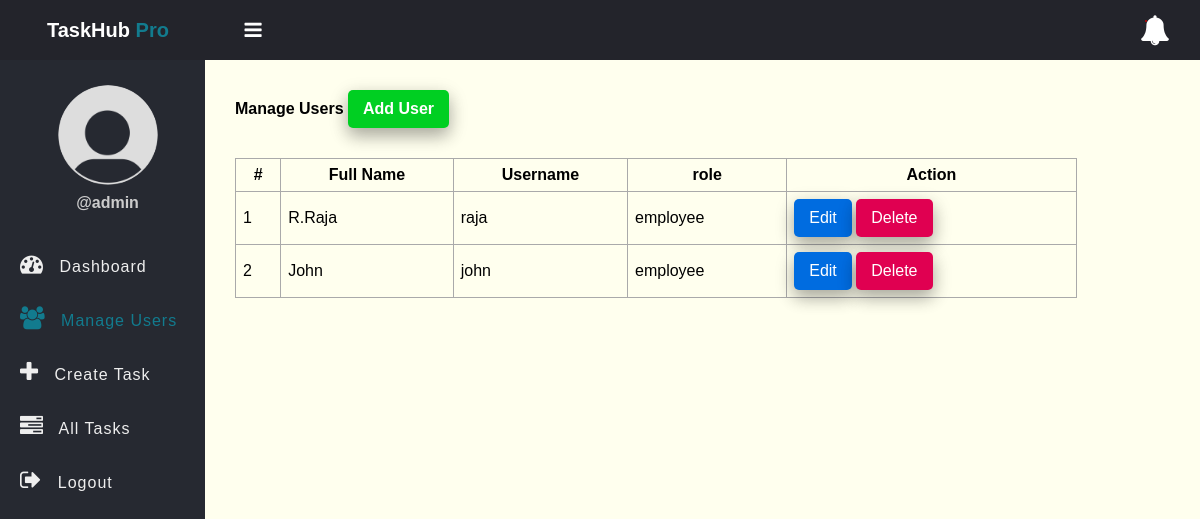
Screenshot of /user.php (signed in) with the database file from the repository.
### tables this page shows
CREATE TABLE users (
    id INT AUTO_INCREMENT PRIMARY KEY,
    full_name VARCHAR(50) NOT NULL,
    username VARCHAR(50) NOT NULL UNIQUE,
    password VARCHAR(255) NOT NULL,
    role ENUM('admin', 'employee') NOT NULL,
    created_at TIMESTAMP DEFAULT CURRENT_TIMESTAMP
);

### app/Model/User.php (called while the page is built, shortened)
<?php
function get_all_users($conn){
	$sql = "SELECT * FROM users WHERE role =? ";
	$stmt = $conn->prepare($sql);
	$stmt->execute(["employee"]);
	if($stmt->rowCount() > 0){
		$users = $stmt->fetchAll();
	}else $users = 0;
	return $users;
}

### user.php (the view, shortened to what this page needs)
<?php
if (isset($_SESSION['role']) && isset($_SESSION['id']) && $_SESSION['role'] == "admin") {
    include "DB_connection.php";
    include "app/Model/User.php";
    $users = get_all_users($conn);
 ?>
<!DOCTYPE html>
<html>
<head>
	<link rel="stylesheet" href="https://stackpath.bootstrapcdn.com/font-awesome/4.7.0/css/font-awesome.min.css">
	<link rel="stylesheet" href="css/style.css">
</head>
<body>
	<?php include "inc/header.php" ?>
	<div class="body">
		<?php include "inc/nav.php" ?>
		<section class="section-1">
			<h4 class="title">Manage Users <a href="add-user.php">Add User</a></h4>
			<?php if ($users != 0) { ?>
			<table class="main-table">
				<tr>
					<th>#</th>
					<th>Full Name</th>
					<th>Username</th>
					<th>role</th>
					<th>Action</th>
				</tr>
				<?php $i=0; foreach ($users as $user) { ?>
				<tr>
					<td><?=++$i?></td>
					<td><?=$user['full_name']?></td>
					<td><?=$user['username']?></td>
					<td><?=$user['role']?></td>
					<td>
						<a href="edit-user.php?id=<?=$user['id']?>" class="edit-btn">Edit</a>
						<a href="delete-user.php?id=<?=$user['id']?>" class="delete-btn">Delete</a>
					</td>
				</tr>
			   <?php	} ?>
			</table>
		<?php }else { ?>
			<h3>Empty</h3>
		<?php  }?>
		</section>
	</div>
</body>
</html>
<?php }else{
   $em = "First login";
   header("Location: login.php?error=$em");
   exit();
}
 ?>

### css/style.css (style rules this page uses)
* { padding: 0; margin: 0; box-sizing: border-box; font-family: arial, sans-serif; }
.body { display: flex; }
.section-1 { padding: 30px; }
.section-1 .title { margin-bottom: 10px; }
.section-1 .title a { text-decoration: none; display: inline-block; padding-left: 10px; border: none; background: #00CF22; padding: 10px 15px; color: #fff; font-size: 16px; border-radius: 5px; cursor: pointer; outline: none; transition: background 1s; box-shadow: 0 8px 16px 0 rgba(0,0,0,0.2), 0 6px 20px 0 rgba(0,0,0,0.19); }
.section-1 { width: 100%; background: #ffe; }
.main-table, .main-table tr, .main-table th, .main-table td { border: 1px solid #aaa; border-collapse: collapse; padding: 7px; }
.main-table { width: 90%; margin-top: 30px; }
.delete-btn { text-decoration: none; display: inline-block; padding-left: 10px; border: none; background: #E00051; padding: 10px 15px; color: #fff; font-size: 16px; border-radius: 5px; cursor: pointer; outline: none; transition: background 1s; box-shadow: 0 8px 16px 0 rgba(0,0,0,0.2), 0 6px 20px 0 rgba(0,0,0,0.19); }
.edit-btn { text-decoration: none; display: inline-block; padding-left: 10px; border: none; background: #006CE0; padding: 10px 15px; color: #fff; font-size: 16px; border-radius: 5px; cursor: pointer; outline: none; transition: background 1s; box-shadow: 0 8px 16px 0 rgba(0,0,0,0.2), 0 6px 20px 0 rgba(0,0,0,0.19); }

### rows the page displays
users: full_name "R.Raja", username "raja", role "employee"
users: full_name "John", username "john", role "employee"

### other values shown
$_SESSION['username'] "admin"
